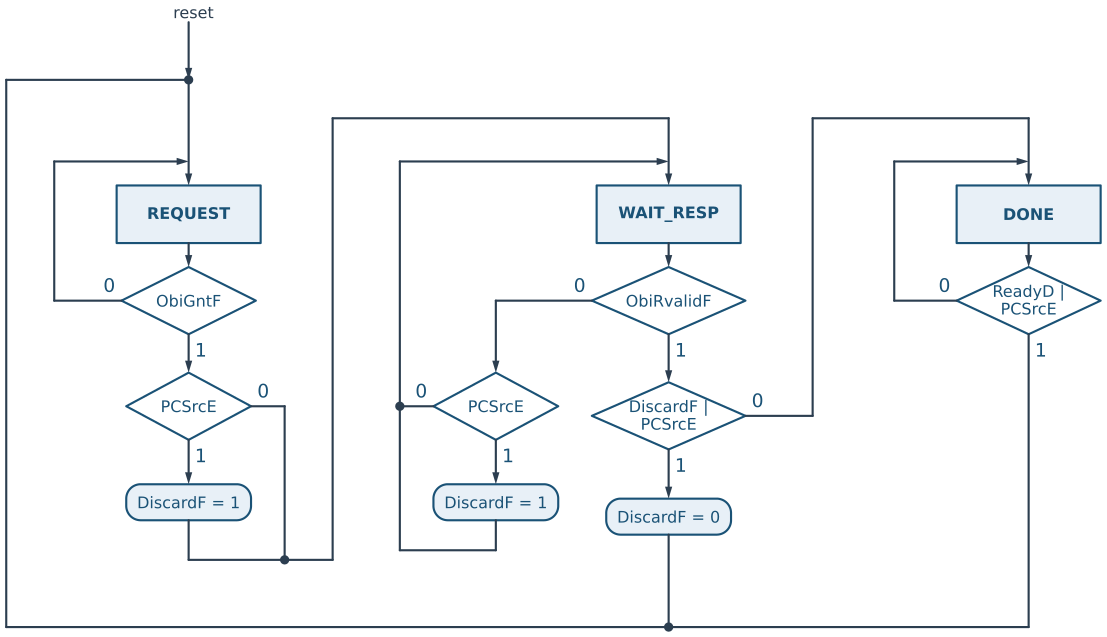

Source code (Python):
"""ASM chart of the IFU control FSM (HIPV rtl/core/ifu/ifuctrl.sv).

Transitions and the DiscardF register: one column per state, decisions, the
DiscardF updates (rounded boxes) and the paths to the next state. The outputs
are shown in a separate diagram. Where no box is shown, DiscardF keeps its
value; ObiRvalidF only arrives in WAIT_RESP, so the clear is shown there.
"""
from schemdraw import flow
from schemdraw import elements as elm
from schemdraw.backends import svg, svgtext
from _style import new_drawing, block, line

# schemdraw's text-size estimate parses labels as XML and fails on '&';
# measure with a same-width stand-in instead (the drawn text is unchanged).
_text_approx_size = svgtext.text_approx_size


def _text_size_amp(text, *args, **kw):
    return _text_approx_size(text.replace("&", "8"), *args, **kw)


svgtext.text_approx_size = svg.text_approx_size = _text_size_amp

DX = 10.0         # column spacing
ENTRY = 0.5       # height where loop-backs join the entry of a state box
TOP1 = 1.4        # routing line into WAIT_RESP and DONE
TOP2 = 2.2        # routing line into REQUEST
BOT = -9.2        # routing line back to REQUEST


def arrow(d, *pts):
    """Polyline through pts with an arrowhead on the last segment."""
    if len(pts) > 2:
        line(d, *pts[:-1])
    d.add(elm.Arrow().at(pts[-2]).to(pts[-1]))


def state(d, x, name, top):
    st = d.add(block(flow.Box(w=3.0, h=1.2)).at((x, 0)).anchor("N")
               .label(f"$\\bf{{{name.replace('_', chr(92) + '_')}}}$"))
    arrow(d, (x, top), st.N)
    return st


def dec(d, xy, text, w=2.8, **exits):
    return d.add(block(flow.Decision(w=w, h=1.4, **exits), fill="white")
                 .at(xy).anchor("center").label(text))


def cond(d, xy, text):
    return d.add(block(flow.RoundBox(w=2.6, h=0.75)).at(xy).anchor("center").label(text))


def loop_back(d, frm, x_col):
    """0 exit on the left of a decision, back to the entry of its state box."""
    lx = x_col - 2.8
    line(d, frm, (lx, frm[1]), (lx, ENTRY))
    arrow(d, (lx, ENTRY), (x_col, ENTRY))


def draw():
    d = new_drawing(fontsize=11)
    xr, xw, xd = 0.0, DX, DX + 7.5

    # REQUEST: a redirect in the cycle of the grant makes the response stale
    st = state(d, xr, "REQUEST", TOP2)
    gnt = dec(d, (xr, -2.4), "ObiGntF", W="0", S="1")
    arrow(d, st.S, gnt.N)
    loop_back(d, gnt.W, xr)
    p = dec(d, (xr, -4.6), "PCSrcE", w=2.6, S="1", E="0")
    arrow(d, gnt.S, p.N)
    c = cond(d, (xr, -6.6), "DiscardF = 1")
    arrow(d, p.S, c.N)
    y_j = -7.8
    line(d, p.E, (xr + 2.0, p.E[1]), (xr + 2.0, y_j))
    d.add(elm.Dot().at((xr + 2.0, y_j)))
    line(d, c.S, (xr, y_j), (xr + 3.0, y_j), (xr + 3.0, TOP1), (xw, TOP1))

    # WAIT_RESP
    st = state(d, xw, "WAIT_RESP", TOP1)
    rv = dec(d, (xw, -2.4), "ObiRvalidF", w=3.2, W="0", S="1")
    arrow(d, st.S, rv.N)
    # no response yet: a redirect makes the outstanding response stale
    xq = xw - 3.6
    arrow(d, rv.W, (xq, rv.W[1]), (xq, -3.9))
    q = dec(d, (xq, -4.6), "PCSrcE", w=2.6, W="0", S="1")
    c = cond(d, (xq, -6.6), "DiscardF = 1")
    arrow(d, q.S, c.N)
    lx = xq - 2.0
    line(d, q.W, (lx, q.W[1]), (lx, ENTRY))
    arrow(d, (lx, ENTRY), (xw, ENTRY))
    line(d, c.S, (xq, -7.6), (lx, -7.6), (lx, q.W[1]))
    d.add(elm.Dot().at((lx, q.W[1])))
    # response: drop it if stale or redirected, else hand it to Decode
    ds = dec(d, (xw, -4.8), "DiscardF |\nPCSrcE", w=3.2, S="1", E="0")
    arrow(d, rv.S, ds.N)
    c = cond(d, (xw, -6.9), "DiscardF = 0")
    arrow(d, ds.S, c.N)
    x_up = xw + 3.0
    line(d, ds.E, (x_up, ds.E[1]), (x_up, TOP1), (xd, TOP1))
    x_back = xr - 3.8
    line(d, c.S, (xw, BOT), (x_back, BOT), (x_back, TOP2), (xr, TOP2))

    # DONE
    st = state(d, xd, "DONE", TOP1)
    rd = dec(d, (xd, -2.4), "ReadyD |\nPCSrcE", w=3.0, W="0", S="1")
    arrow(d, st.S, rd.N)
    loop_back(d, rd.W, xd)
    line(d, rd.S, (xd, BOT), (xw, BOT))
    d.add(elm.Dot().at((xw, BOT)))

    # reset enters REQUEST
    d.add(elm.Arrow().at((xr, TOP2 + 1.2)).to((xr, TOP2)))
    d.add(elm.Label().at((xr, TOP2 + 1.5)).label("reset"))
    d.add(elm.Dot().at((xr, TOP2)))
    return d
